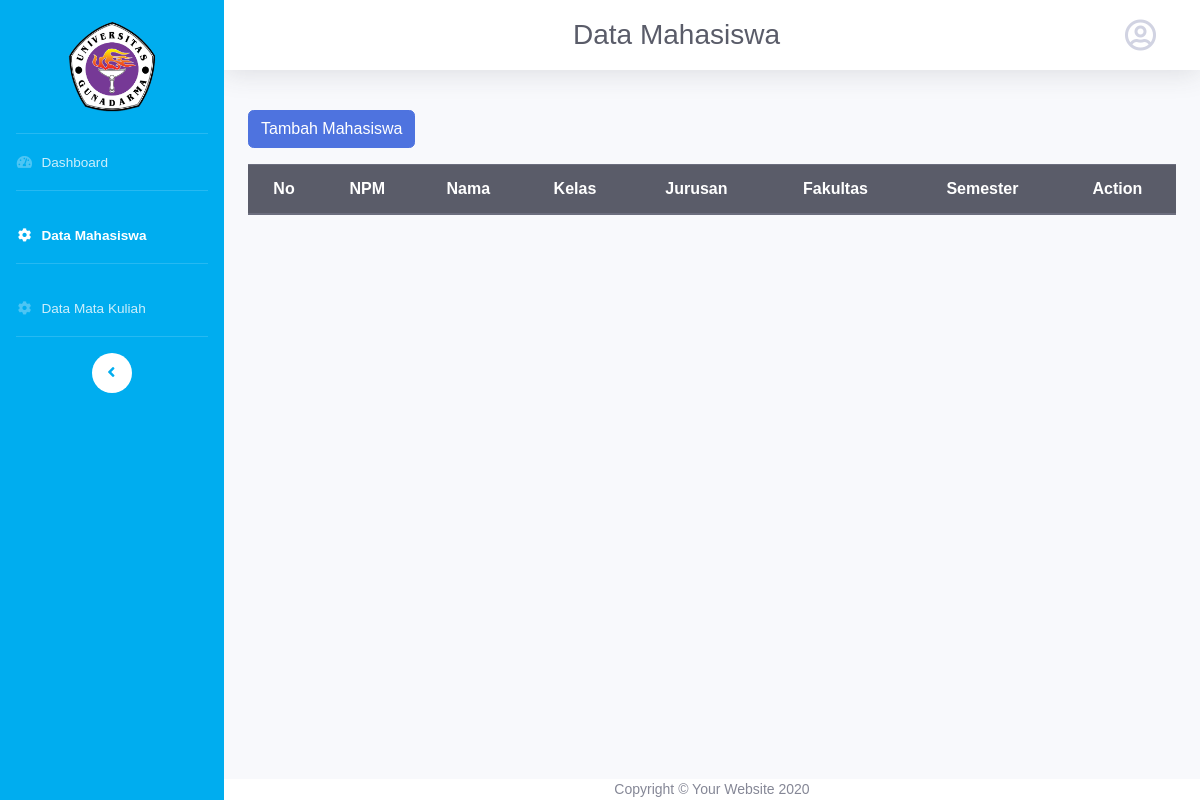
/index.php/akademik/showUser, run on an earlier commit of the app's database.
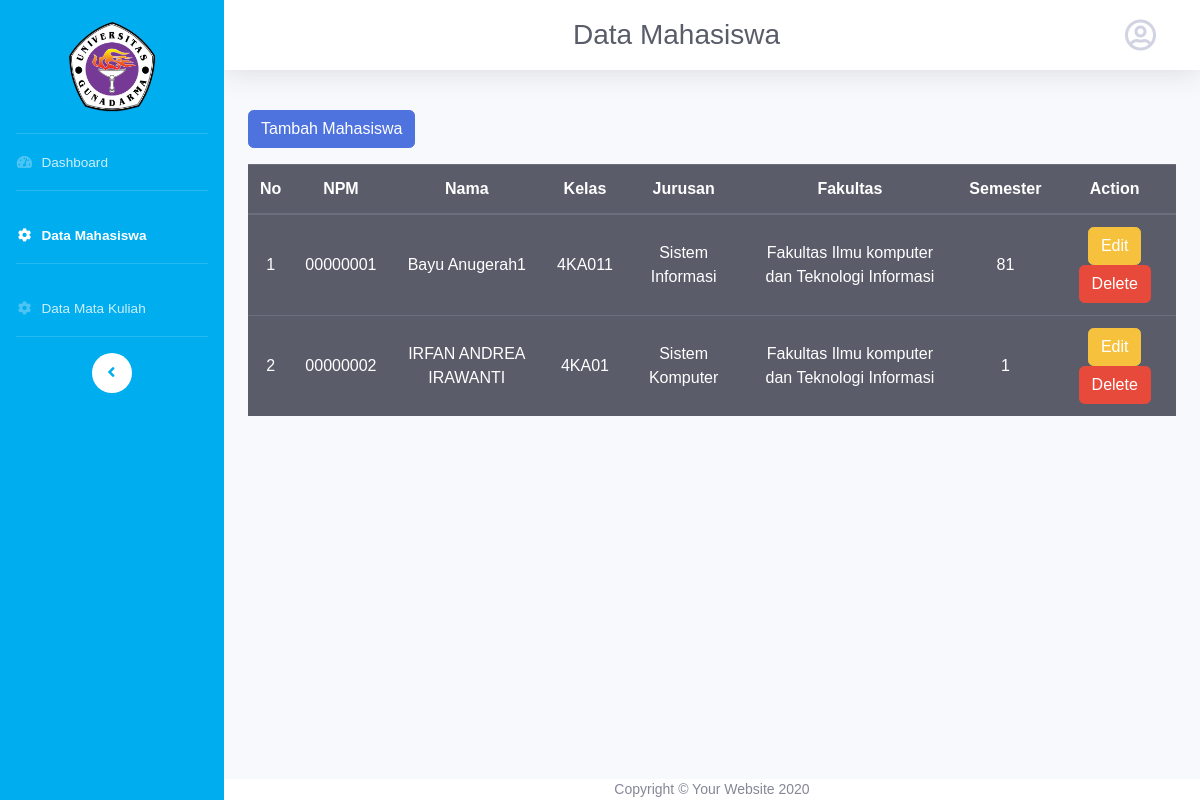
And on a later commit of the database.
### tables this page shows
CREATE TABLE `mahasiswa` (
  `npm` varchar(8) NOT NULL,
  `nama` varchar(50) NOT NULL DEFAULT '0',
  `kelas` varchar(6) DEFAULT NULL,
  `jurusan_id` int(3) DEFAULT NULL,
  `semester` int(1) NOT NULL,
  `user_id` int(11) NOT NULL
);

CREATE TABLE `jurusan` (
  `id` int(3) NOT NULL,
  `nama` varchar(100) NOT NULL,
  `fakultas_id` int(3) NOT NULL
);

CREATE TABLE `fakultas` (
  `id` int(3) NOT NULL,
  `nama` varchar(50) NOT NULL
);

### application/controllers/Akademik.php (called while the page is built, shortened)
<?php
class Akademik extends CI_Controller
{
	public function __construct()
	{
		$this->load->model('User_Model');
		$this->load->model('BackEnd_Model');
	}
	public function showUser()
	{
		$data = array(
			'title' => 'Data Mahasiswa',
			'mahasiswa' => $this->User_Model->getMahasiswa(),
		);
		$this->load->view('Backend/templete', $data);
		$this->load->view('Backend/Manage/User/showUser', $data);
	}
}

### index.php (called while the page is built, shortened)
<?php
require_once BASEPATH.'core/CodeIgniter.php';

### application/models/User_Model.php (called while the page is built, shortened)
<?php
class User_Model extends CI_Model
{
	public function getMahasiswa($npm = false)
	{
		if ($npm == false) {
			$this->db->select('*, mahasiswa.nama as nama ,jurusan.nama as jurusan, fakultas.nama as fakultas');
			$this->db->from('mahasiswa');
			$this->db->join('jurusan', 'mahasiswa.jurusan_id = jurusan.id', 'LEFT');
			$this->db->join('fakultas', 'fakultas.id = jurusan.fakultas_id', 'LEFT');
			return $this->db->get()->result_array();
		}
		return $this->db->get_where('mahasiswa', ['npm' => $npm])->row_array();
	}
}

### application/views/Backend/Manage/User/showUser.php (the view, shortened to what this page needs)
<div class="container-fluid">
	<div class="row">
		<div class="col">
			<a href="<?= base_url('Akademik/addUser') ?>">
				<button type="button" class="btn btn-primary my-3">Tambah Mahasiswa</button>
			</a>
		</div>
	</div>
	<table class="table table-hover table-dark text-center w-100" id="table_id">
		<thead>
			<tr>
				<th scope="col">No</th>
				<th scope="col">NPM</th>
				<th scope="col">Nama</th>
				<th scope="col">Kelas</th>
				<th scope="col">Jurusan</th>
				<th scope="col">Fakultas</th>
				<th scope="col">Semester</th>
				<th scope="col">Action</th>
			</tr>
		</thead>
		<tbody>
			<?php $i = 1;
			foreach ($mahasiswa as $mahasiswa) : ?>
				<tr>
					<td scope="row"><?= $i++ ?></td>
					<td><?= $mahasiswa["npm"]; ?></td>
					<td><?= $mahasiswa["nama"]; ?></td>
					<td><?= $mahasiswa["kelas"]; ?></td>
					<td><?= $mahasiswa["jurusan"]; ?></td>
					<td><?= $mahasiswa["fakultas"]; ?></td>
					<td><?= $mahasiswa["semester"]; ?></td>
					<td>
						<form action="<?= base_url('Akademik/editUser') ?>" method="POST" style="display: inline;">
							<button type="submit" class="btn btn-warning d-inline">Edit</button>
						</form>
						<button type="button" class="btn btn-danger btn-delete d-inline" data-toggle="modal" data-target="#deleteBackdrop" data-id="<?= $mahasiswa['user_id']; ?>" data-username="<?= $mahasiswa["nama"]; ?>">Delete</button>
					</td>
				</tr>
			<?php endforeach; ?>
		</tbody>
	</table>
</div>
</div>
<footer class="footer bg-white">
	<div class="container">
		<div class="copyright text-center">
			<span>Copyright © Your Website 2020</span>
		</div>
	</div>
</footer>
</div>
</div>
</body>
</html>

### application/views/Backend/templete.php (shortened to what this page needs)
<!DOCTYPE html>
<html lang="en">
<head>
	<link href="<?= base_url('asset/plugins/sbAdmin2/') ?>vendor/fontawesome-free/css/all.min.css" rel="stylesheet" type="text/css">
	<link rel="stylesheet" href="https://cdn.datatables.net/1.10.23/css/dataTables.bootstrap4.min.css">
	<link href="<?= base_url('asset/plugins/sbAdmin2/') ?>css/sb-admin-2.min.css" rel="stylesheet">
	<link rel="stylesheet" href="<?= base_url('asset/css/style.css') ?>">
</head>
<body id="page-top">
	<div id="wrapper">
		<ul class="navbar-nav sidebar sidebar-dark accordion" id="accordionSidebar" style="background-color: #00adef;">
			<div class="d-flex justify-content-center my-3">
				<a class="navbar-brand my-1 p-0 mr-0" href="<?= base_url("Akademik") ?>"><img src="<?= base_url('asset/image/logo.png') ?>"></a>
			</div>
			<hr class="sidebar-divider my-0">
			<li class="nav-item <?php if ($this->uri->segment(2) == null) echo 'active' ?>">
				<a class="nav-link" href="<?= base_url('Akademik') ?>">
					<i class="fas fa-fw fa-tachometer-alt"></i>
					<span>Dashboard</span></a>
			</li>
			<hr class="sidebar-divider">
			<li class="nav-item <?php if ($this->uri->segment(2) == 'showUser' or $this->uri->segment(2) == 'editUser' or $this->uri->segment(2) == 'addUser') echo 'active' ?>">
				<a class="nav-link" href="<?= base_url('Akademik/showUser') ?>">
					<i class="fas fa-fw fa-cog"></i>
					<span>Data Mahasiswa</span></a>
			</li>
			<hr class="sidebar-divider">
			<li class="nav-item <?php if ($this->uri->segment(2) == 'showMatakuliah' or $this->uri->segment(2) == 'editMatakuliah' or $this->uri->segment(2) == 'addMatakuliah') echo 'active' ?>">
				<a class="nav-link" href="<?= base_url('Akademik/showMatakuliah') ?>">
					<i class="fas fa-fw fa-cog"></i>
					<span>Data Mata Kuliah</span></a>
			</li>
			<hr class="sidebar-divider d-none d-md-block">
			<div class="text-center d-none d-md-inline">
				<button class="rounded-circle border-0" id="sidebarToggle"></button>
			</div>
		</ul>
		<div id="content-wrapper" class="d-flex flex-column">
			<div id="content">
				<nav class="navbar navbar-expand navbar-light bg-white topbar mb-4 static-top shadow">
					<div class="d-sm-flex align-items-center justify-content-between mx-auto">
						<h1 class="h3 mb-0 text-gray-800"><?= $title ?>
						</h1>
					</div>
					<ul class="navbar-nav">
						<li class="nav-item dropdown no-arrow">
							<a class="nav-link dropdown-toggle" href="#" id="userDropdown" role="button" data-toggle="dropdown" aria-haspopup="true" aria-expanded="false">
								<i class="far fa-user-circle fa-2x mr-3"></i>
							</a>
						</li>
					</ul>
				</nav>

### asset/css/style.css (style rules this page uses)
body { font-size: 16px; }
body { font-family: "Poppins", sans-serif; background-color: #00adef; }
.table td { vertical-align: middle !important; }
.footer { left: 0; font-size: 14px; bottom: 0; width: 100%; background-color: #00adef; }

What changed in the data, as far as the page shows it:
added mahasiswa: npm "00000001", nama "Bayu Anugerah1", kelas "4KA011", jurusan.nama "Sistem Informasi", fakultas.nama "Fakultas Ilmu komputer dan Teknologi Informasi", semester "81"
added mahasiswa: npm "00000002", nama "IRFAN ANDREA IRAWANTI", kelas "4KA01", jurusan.nama "Sistem Komputer", fakultas.nama "Fakultas Ilmu komputer dan Teknologi Informasi", semester "1"
